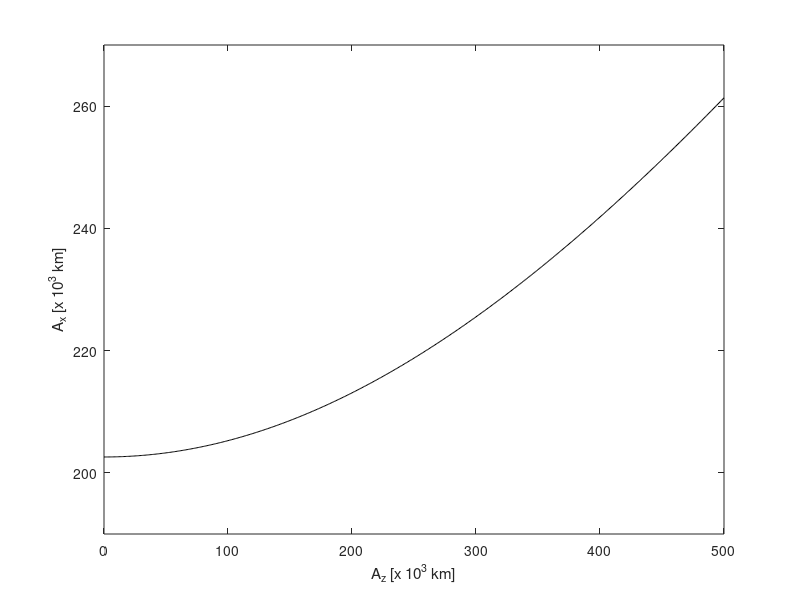

Recreate this plot in MATLAB.
function haloAmplitude_plot

% Shane Ross (revised 7.13.04)

gam = 1.497531218885853e+06 ; % scale factor for Sun-Earth L1

l1    = -15.9650314   ;
l2    =  1.740900800 ;
Delta = 0.29221444425 ;

Az = 0:0.01e5/gam:5e5/gam;

x = gam.*Az ;
y = gam.*sqrt( (-Delta-l2.*Az.^2)./l1 ) ;

h=plot(x/1e3,y/1e3,'k') ;
axis([0 5e5 1.9e5 2.7e5]/1e3) ;
xlabel('A_z [x 10^3 km]');
ylabel('A_x [x 10^3 km]');

end